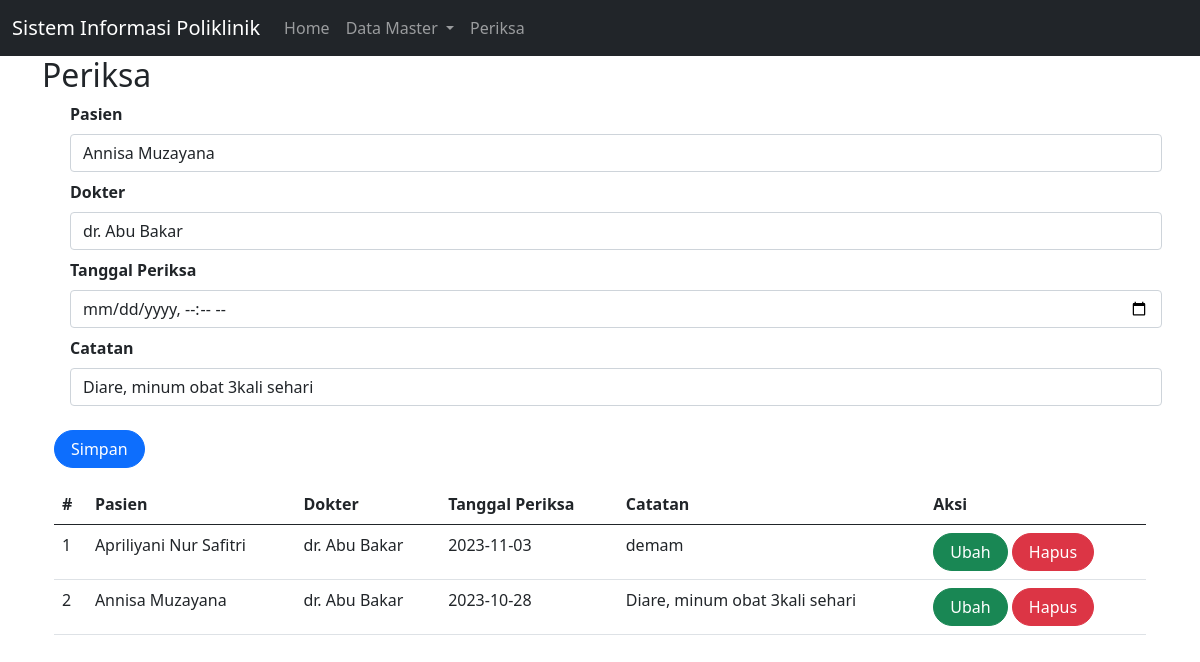
The page /index.php?page=periksa&id=3 on the database its author committed.
### tables this page shows
CREATE TABLE `periksa` (
  `id` int(10) UNSIGNED NOT NULL,
  `id_dokter` int(10) UNSIGNED NOT NULL,
  `id_pasien` int(10) UNSIGNED NOT NULL,
  `tgl_periksa` date NOT NULL,
  `catatan` text DEFAULT NULL
);

CREATE TABLE `pasien` (
  `id` int(10) UNSIGNED NOT NULL,
  `nama` varchar(255) DEFAULT NULL,
  `alamat` varchar(255) DEFAULT NULL,
  `no_hp` varchar(50) DEFAULT NULL
);

CREATE TABLE `dokter` (
  `id` int(10) UNSIGNED NOT NULL,
  `nama` varchar(255) DEFAULT NULL,
  `alamat` varchar(255) DEFAULT NULL,
  `no_hp` varchar(50) DEFAULT NULL
);

### periksa.php (the view, shortened to what this page needs)
<?php
include_once("koneksi.php");
?>
<!DOCTYPE html>
<html lang="en">
<head>
    <link href="https://cdn.jsdelivr.net/npm/bootstrap@5.0.2/dist/css/bootstrap.min.css"
    rel="stylesheet"
>
</head>
<body>
    <div class="container">
<form class="form row" method="POST" action="" name="myForm" onsubmit="return(validate());">
    <?php
    $id_pasien = '';
    $id_dokter = '';
    $tgl_periksa = '';
    $catatan = '';
    if (isset($_GET['id'])) {
        $ambil = mysqli_query($mysqli,
        "SELECT * FROM periksa WHERE id='" . $_GET['id'] . "'");
        while ($row = mysqli_fetch_array($ambil)) {
            $id_pasien = $row['id_pasien'];
            $id_dokter = $row['id_dokter'];
            $tgl_periksa= $row['tgl_periksa'];
            $catatan= $row['catatan'];
        }
    ?>
    <?php
    }
    ?>
    <div class="form-group mx-sm-3 mb-2">
    <label for="inputPasien" class="form-label fw-bold">Pasien</label>
    <select class="form-control" name="id_pasien">
        <?php
        $selected = '';
        $pasien = mysqli_query($mysqli, "SELECT * FROM pasien");
        while ($data = mysqli_fetch_array($pasien)) {
            if ($data['id'] == $id_pasien) {
                $selected = 'selected="selected"';
            } else {
                $selected = '';
            }
        ?>
            <option value="<?php echo $data['id'] ?>" <?php echo $selected ?>><?php echo $data['nama'] ?></option>
        <?php
        }
        ?>
    </select>
    </div>
    <div class="form-group mx-sm-3 mb-2">
    <label for="inputDokter" class="form-label fw-bold">Dokter</label>
    <select class="form-control" name="id_dokter">
        <?php
        $selected = '';
        $dokter = mysqli_query($mysqli, "SELECT * FROM dokter");
        while ($data = mysqli_fetch_array($dokter)) {
            if ($data['id'] == $id_dokter) {
                $selected = 'selected="selected"';
            } else {
                $selected = '';
            }
        ?>
            <option value="<?php echo $data['id'] ?>" <?php echo $selected ?>><?php echo $data['nama'] ?></option>
        <?php
        }
        ?>
    </select>
    </div>
    <div class="form-group mx-sm-3 mb-2">
        <label for="inputTglPeriksa" class="form-label fw-bold">
            Tanggal Periksa
        </label>
        <input type="datetime-local" class="form-control" name="tgl_periksa" id="inputTglPeriksa" placeholder="Tanggal Periksa" value="<?php echo $tgl_periksa ?>">
    </div>
    <div class="form-group mx-sm-3 mb-2">
        <label for="inputCatatan" class="form-label fw-bold">
            Catatan
        </label>
        <input type="text" class="form-control" name="catatan" id="inputCatatan" placeholder="Catatan" value="<?php echo $catatan ?>">
    </div>
    <div class="mt-3">
        <button type="submit" class="btn btn-primary rounded-pill px-3" name="simpan">Simpan</button>
    </div>
</form>
<table class="table table-hover mt-3">
    <thead>
        <tr>
            <th scope="col">#</th>
            <th scope="col">Pasien</th>
            <th scope="col">Dokter</th>
            <th scope="col">Tanggal Periksa</th>
            <th scope="col">Catatan</th>
            <th scope="col">Aksi</th>
        </tr>
    </thead>
    <tbody>
        <?php
        $result = mysqli_query($mysqli, "SELECT pr.*,d.nama as 'nama_dokter', p.nama as 'nama_pasien' FROM periksa pr LEFT JOIN dokter d ON (pr.id_dokter=d.id) LEFT JOIN pasien p ON (pr.id_pasien=p.id) ORDER BY pr.tgl_periksa DESC");
        $no = 1;
        while ($data = mysqli_fetch_array($result)) {
        ?>
            <tr>
                <td><?php echo $no++ ?></td>
                <td><?php echo $data['nama_pasien'] ?></td>
                <td><?php echo $data['nama_dokter'] ?></td>
                <td><?php echo $data['tgl_periksa'] ?></td>
                <td><?php echo $data['catatan'] ?></td>
                <td>
                <a class="btn btn-success rounded-pill px-3"
                    href="index.php?page=periksa&id=<?php echo $data['id'] ?>">Ubah
                    </a>
                    <a class="btn btn-danger rounded-pill px-3"
                    href="index.php?page=periksa&id=<?php echo $data['id'] ?>&aksi=hapus">Hapus
                    </a>
                </td>
            </tr>
        <?php
        }
        ?>
    </tbody>
</table>
</body>
</html>

### rows shown on the page
periksa: catatan "Diare, minum obat 3kali sehari", id_pasien.nama "Annisa Muzayana", id_dokter.nama "dr. Abu Bakar", tgl_periksa "2023-10-28"
periksa: id_pasien.nama "Apriliyani Nur Safitri", id_dokter.nama "dr. Abu Bakar", tgl_periksa "2023-11-03", catatan "demam"

### other values the page prints
$_GET['page'] "Periksa"
form field id_pasien "Annisa Muzayana"
form field id_dokter "dr. Abu Bakar"
